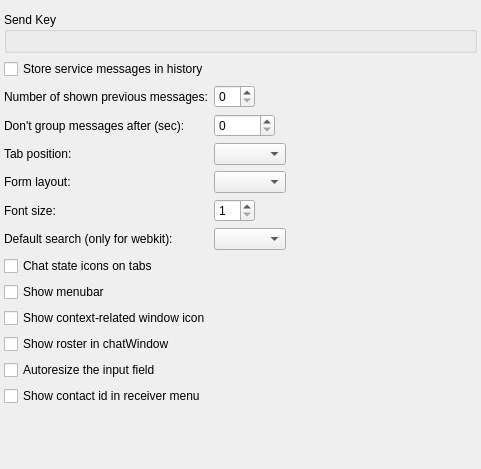
<?xml version="1.0" encoding="UTF-8"?>
<ui version="4.0">
 <class>TabbedChatBehavior</class>
 <widget class="QWidget" name="TabbedChatBehavior">
  <property name="geometry">
   <rect>
    <x>0</x>
    <y>0</y>
    <width>481</width>
    <height>469</height>
   </rect>
  </property>
  <property name="windowTitle">
   <string>Form</string>
  </property>
  <layout class="QFormLayout" name="formLayout">
   <property name="fieldGrowthPolicy">
    <enum>QFormLayout::FieldsStayAtSizeHint</enum>
   </property>
   <property name="leftMargin">
    <number>4</number>
   </property>
   <property name="topMargin">
    <number>12</number>
   </property>
   <property name="rightMargin">
    <number>4</number>
   </property>
   <property name="bottomMargin">
    <number>1</number>
   </property>
   <item row="0" column="0" colspan="2">
    <widget class="QGroupBox" name="groupBox">
     <property name="title">
      <string>Send Key</string>
     </property>
     <layout class="QGridLayout" name="gridLayout_2"/>
    </widget>
   </item>
   <item row="1" column="0" colspan="2">
    <widget class="QCheckBox" name="storeBox">
     <property name="text">
      <string>Store service messages in history</string>
     </property>
    </widget>
   </item>
   <item row="2" column="0">
    <widget class="QLabel" name="label">
     <property name="toolTip">
      <string>Number of previous messages shown in new chats</string>
     </property>
     <property name="text">
      <string>Number of shown previous messages:</string>
     </property>
    </widget>
   </item>
   <item row="2" column="1">
    <widget class="QSpinBox" name="recentBox"/>
   </item>
   <item row="3" column="0">
    <widget class="QLabel" name="label_2">
     <property name="text">
      <string>Don't group messages after (sec):</string>
     </property>
    </widget>
   </item>
   <item row="3" column="1">
    <widget class="QSpinBox" name="groupUntil">
     <property name="maximum">
      <number>10000</number>
     </property>
    </widget>
   </item>
   <item row="4" column="0">
    <widget class="QLabel" name="label_3">
     <property name="text">
      <string>Tab position:</string>
     </property>
    </widget>
   </item>
   <item row="4" column="1">
    <widget class="QComboBox" name="tabPositionBox"/>
   </item>
   <item row="5" column="0">
    <widget class="QLabel" name="label_4">
     <property name="text">
      <string>Form layout:</string>
     </property>
    </widget>
   </item>
   <item row="5" column="1">
    <widget class="QComboBox" name="formLayoutBox"/>
   </item>
   <item row="8" column="0" colspan="2">
    <widget class="QCheckBox" name="stateBox">
     <property name="text">
      <string>Chat state icons on tabs</string>
     </property>
    </widget>
   </item>
   <item row="9" column="0" colspan="2">
    <widget class="QCheckBox" name="menuBox">
     <property name="text">
      <string>Show menubar</string>
     </property>
    </widget>
   </item>
   <item row="10" column="0" colspan="2">
    <widget class="QCheckBox" name="customIconBox">
     <property name="text">
      <string>Show context-related window icon</string>
     </property>
    </widget>
   </item>
   <item row="11" column="0" colspan="2">
    <widget class="QCheckBox" name="rosterBox">
     <property name="text">
      <string>Show roster in chatWindow</string>
     </property>
    </widget>
   </item>
   <item row="12" column="0" colspan="2">
    <widget class="QCheckBox" name="autoresizeBox">
     <property name="text">
      <string>Autoresize the input field</string>
     </property>
    </widget>
   </item>
   <item row="13" column="0" colspan="2">
    <widget class="QCheckBox" name="receiverIdBox">
     <property name="text">
      <string>Show contact id in receiver menu</string>
     </property>
    </widget>
   </item>
   <item row="6" column="0">
    <widget class="QLabel" name="label_5">
     <property name="text">
      <string>Font size:</string>
     </property>
    </widget>
   </item>
   <item row="6" column="1">
    <widget class="QSpinBox" name="fontSizeBox">
     <property name="minimum">
      <number>1</number>
     </property>
     <property name="maximum">
      <number>48</number>
     </property>
    </widget>
   </item>
   <item row="7" column="0">
    <widget class="QLabel" name="label_6">
     <property name="text">
      <string>Default search (only for webkit):</string>
     </property>
    </widget>
   </item>
   <item row="7" column="1">
    <widget class="QComboBox" name="searchBox"/>
   </item>
  </layout>
 </widget>
 <resources/>
 <connections/>
</ui>
